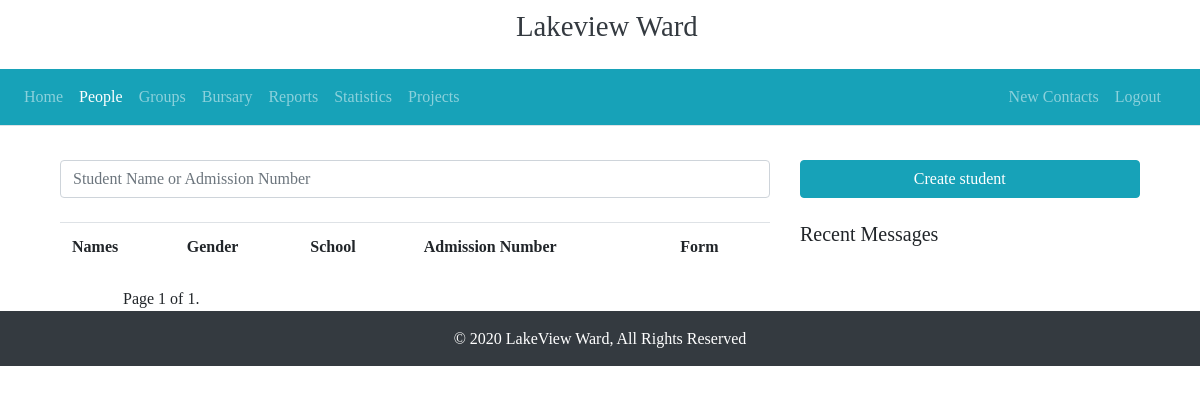
The page /student/ (signed in) on the database as committed earlier.
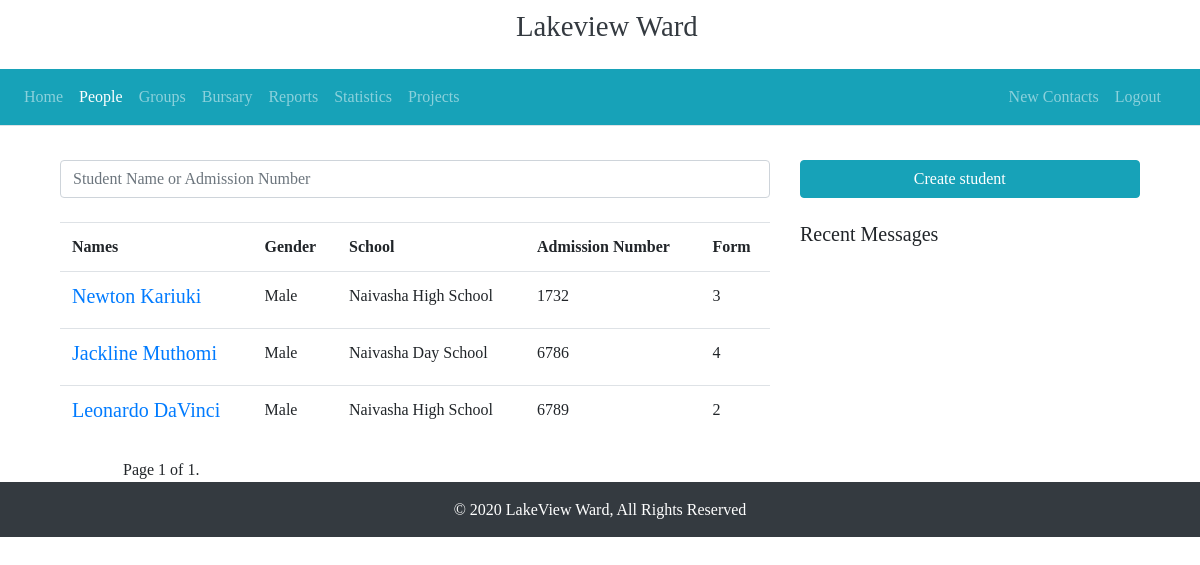
The same page on the database as committed later.
### citizens/models.py (models this page shows, shortened)
class Student(models.Model):
    person = models.OneToOneField("Person", on_delete=models.CASCADE)
    admission_number = models.IntegerField()
    school = models.CharField(max_length=150)
    form = models.CharField(max_length=50)
    is_sponsored = models.BooleanField("Sponsored Students", default=False)
    class Meta:
        verbose_name = "Student"
        verbose_name_plural = "Students"

class Person(models.Model):
    GENDER = (
        ('M', 'Male'),
        ('F', 'Female')
    )
    person_id = models.UUIDField(primary_key=True, default=uuid.uuid4, editable=False)
    surname = models.CharField(max_length=50, default="")
    first_name = models.CharField(max_length=50)
    last_name = models.CharField(max_length=50)
    gender = models.CharField(choices=GENDER, max_length=10)
    dob = models.DateField("Date of Birth", auto_now=False, auto_now_add=False)
    class Meta:
        verbose_name = "Person"
        verbose_name_plural = "Persons"
    def get_person(self):
        return self.first_name+' '+self.last_name

### citizens/views.py (the view, shortened to what this page needs)
# urls.py: path('student/', StudentListView.as_view(), name="list-student"),
class StudentListView(LoginRequiredMixin,ListView):
    model = Student
    template_name = 'students/studentlist.html'
    context_object_name = 'students'
    paginate_by = 25
    ordering = "admission_number"
    def get_queryset(self, **kwargs):
        query = self.request.GET.get('q')
        return super().get_queryset()

### citizens/templates/students/studentlist.html (shortened to what this page needs)
{% extends 'base.html' %}
{% load static %}
{% block content %}
<div class="container">
    <div class="container mb-3 mt-3">
        <div class="row ">
            <form class="form-horizontal col-md-8" method="get">
                <input class="form-control" type="text" name="q" id="" placeholder="Student Name or Admission Number">
            </form>
            <div class="col-md-4 col-sm-12">
                <a href="{% url 'create-student' %}" class="btn btn-info mb-2 w-100"> Create student<i
                        class="fa fa-plus ml-2"></i></a>
            </div>
        </div>
    </div>
    <div class="container">
        <div class="row">
            <div class="col-md-8">
                <table class="table">
                    <tr>
                        <th>Names</th>
                        <th>Gender</th>
                        <th>School</th>
                        <th>Admission Number</th>
                        <th>Form</th>
                    </tr>
                    {% for student in students %}
                    <tr>
                        <td class="item">
                            <h5><a href="{% url 'student-detail' student.pk %}">{{ student.person.get_person }}</a>
                            </h5>
                        </td>
                        <td>{{ student.person.get_gender_display }}</td>
                        <td>{{ student.school }}</td>
                        <td>{{ student.admission_number }}</td>
                        <td>{{ student.form }}</td>
                    </tr>
                    {% endfor %}
                </table>
                <div class="container ml-5">
                    {% include 'paginate.html' %}
                </div>
            </div>
            <div class="col-md-4">
                <div class="list-group">
                    <h5> Recent Messages</h5>
                </div>
            </div>
        </div>
    </div>
</div>
{% endblock %}

Rows that differ between the two databases and show on the page:
added Student: person.get_person "Newton Kariuki", person.gender "Male", school "Naivasha High School", admission_number "1732", form "3"
added Student: person.get_person "Jackline Muthomi", person.gender "Male", school "Naivasha Day School", admission_number "6786", form "4"
added Student: person.get_person "Leonardo DaVinci", person.gender "Male", school "Naivasha High School", admission_number "6789", form "2"
